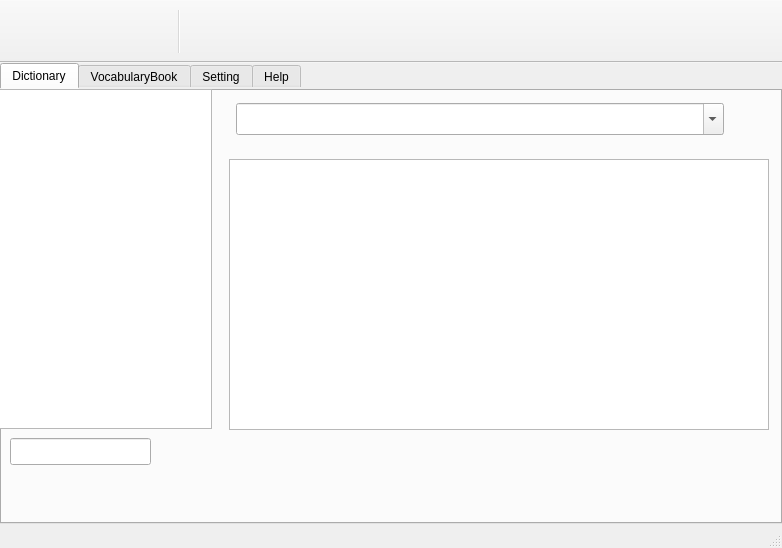
<?xml version="1.0" encoding="UTF-8"?>
<ui version="4.0">
 <class>MainWindow</class>
 <widget class="QMainWindow" name="MainWindow">
  <property name="geometry">
   <rect>
    <x>0</x>
    <y>0</y>
    <width>782</width>
    <height>548</height>
   </rect>
  </property>
  <property name="sizePolicy">
   <sizepolicy hsizetype="Fixed" vsizetype="Fixed">
    <horstretch>0</horstretch>
    <verstretch>0</verstretch>
   </sizepolicy>
  </property>
  <property name="minimumSize">
   <size>
    <width>782</width>
    <height>548</height>
   </size>
  </property>
  <property name="maximumSize">
   <size>
    <width>782</width>
    <height>548</height>
   </size>
  </property>
  <property name="sizeIncrement">
   <size>
    <width>0</width>
    <height>0</height>
   </size>
  </property>
  <property name="focusPolicy">
   <enum>Qt::NoFocus</enum>
  </property>
  <property name="windowTitle">
   <string/>
  </property>
  <property name="windowIcon">
   <iconset resource="mainwindow.qrc">
    <normaloff>:/res/appicon.png</normaloff>:/res/appicon.png</iconset>
  </property>
  <property name="iconSize">
   <size>
    <width>128</width>
    <height>128</height>
   </size>
  </property>
  <widget class="QWidget" name="centralWidget">
   <property name="focusPolicy">
    <enum>Qt::NoFocus</enum>
   </property>
   <widget class="QTabWidget" name="tabWidget">
    <property name="geometry">
     <rect>
      <x>0</x>
      <y>0</y>
      <width>782</width>
      <height>461</height>
     </rect>
    </property>
    <property name="sizePolicy">
     <sizepolicy hsizetype="Maximum" vsizetype="Maximum">
      <horstretch>0</horstretch>
      <verstretch>0</verstretch>
     </sizepolicy>
    </property>
    <property name="focusPolicy">
     <enum>Qt::NoFocus</enum>
    </property>
    <property name="layoutDirection">
     <enum>Qt::LeftToRight</enum>
    </property>
    <property name="styleSheet">
     <string notr="true">#tabWidget { 
     border: 0px solid gray; 
     border-radius: 0px; 
 } </string>
    </property>
    <property name="tabPosition">
     <enum>QTabWidget::North</enum>
    </property>
    <property name="tabShape">
     <enum>QTabWidget::Rounded</enum>
    </property>
    <property name="currentIndex">
     <number>0</number>
    </property>
    <property name="iconSize">
     <size>
      <width>20</width>
      <height>20</height>
     </size>
    </property>
    <property name="elideMode">
     <enum>Qt::ElideNone</enum>
    </property>
    <property name="usesScrollButtons">
     <bool>false</bool>
    </property>
    <widget class="QWidget" name="dictTab">
     <attribute name="title">
      <string>Dictionary</string>
     </attribute>
     <widget class="QListView" name="indexListView">
      <property name="geometry">
       <rect>
        <x>-1</x>
        <y>0</y>
        <width>213</width>
        <height>340</height>
       </rect>
      </property>
      <property name="acceptDrops">
       <bool>false</bool>
      </property>
      <property name="toolTip">
       <string/>
      </property>
      <property name="accessibleName">
       <string/>
      </property>
      <property name="editTriggers">
       <set>QAbstractItemView::NoEditTriggers</set>
      </property>
      <property name="showDropIndicator" stdset="0">
       <bool>false</bool>
      </property>
     </widget>
     <widget class="QTextEdit" name="dictTextEdit">
      <property name="geometry">
       <rect>
        <x>229</x>
        <y>70</y>
        <width>540</width>
        <height>271</height>
       </rect>
      </property>
      <property name="acceptDrops">
       <bool>false</bool>
      </property>
      <property name="readOnly">
       <bool>true</bool>
      </property>
     </widget>
     <widget class="QToolButton" name="pgupToolButton2">
      <property name="geometry">
       <rect>
        <x>9</x>
        <y>378</y>
        <width>24</width>
        <height>32</height>
       </rect>
      </property>
      <property name="text">
       <string/>
      </property>
      <property name="icon">
       <iconset resource="mainwindow.qrc">
        <normaloff>:/res/left_arrow2.png</normaloff>:/res/left_arrow2.png</iconset>
      </property>
      <property name="iconSize">
       <size>
        <width>18</width>
        <height>32</height>
       </size>
      </property>
      <property name="autoRaise">
       <bool>true</bool>
      </property>
      <property name="arrowType">
       <enum>Qt::NoArrow</enum>
      </property>
     </widget>
     <widget class="QToolButton" name="pgupToolButton1">
      <property name="geometry">
       <rect>
        <x>47</x>
        <y>378</y>
        <width>24</width>
        <height>32</height>
       </rect>
      </property>
      <property name="text">
       <string/>
      </property>
      <property name="icon">
       <iconset resource="mainwindow.qrc">
        <normaloff>:/res/left_arrow.png</normaloff>:/res/left_arrow.png</iconset>
      </property>
      <property name="iconSize">
       <size>
        <width>18</width>
        <height>32</height>
       </size>
      </property>
      <property name="autoRaise">
       <bool>true</bool>
      </property>
     </widget>
     <widget class="QToolButton" name="pgdownToolButton1">
      <property name="geometry">
       <rect>
        <x>87</x>
        <y>378</y>
        <width>24</width>
        <height>32</height>
       </rect>
      </property>
      <property name="text">
       <string/>
      </property>
      <property name="icon">
       <iconset resource="mainwindow.qrc">
        <normaloff>:/res/right_arrow.png</normaloff>:/res/right_arrow.png</iconset>
      </property>
      <property name="iconSize">
       <size>
        <width>18</width>
        <height>32</height>
       </size>
      </property>
      <property name="autoRaise">
       <bool>true</bool>
      </property>
     </widget>
     <widget class="QToolButton" name="pgdownToolButton2">
      <property name="geometry">
       <rect>
        <x>126</x>
        <y>378</y>
        <width>24</width>
        <height>32</height>
       </rect>
      </property>
      <property name="text">
       <string/>
      </property>
      <property name="icon">
       <iconset resource="mainwindow.qrc">
        <normaloff>:/res/right_arrow2.png</normaloff>:/res/right_arrow2.png</iconset>
      </property>
      <property name="iconSize">
       <size>
        <width>18</width>
        <height>32</height>
       </size>
      </property>
      <property name="autoRaise">
       <bool>true</bool>
      </property>
     </widget>
     <widget class="QLineEdit" name="indexLineEdit">
      <property name="geometry">
       <rect>
        <x>10</x>
        <y>349</y>
        <width>141</width>
        <height>27</height>
       </rect>
      </property>
      <property name="toolTip">
       <string>Filter by a prefix</string>
      </property>
      <property name="statusTip">
       <string/>
      </property>
      <property name="placeholderText">
       <string/>
      </property>
     </widget>
     <widget class="QToolButton" name="saveButton">
      <property name="geometry">
       <rect>
        <x>705</x>
        <y>350</y>
        <width>48</width>
        <height>48</height>
       </rect>
      </property>
      <property name="toolTip">
       <string>Add to vocabulary book</string>
      </property>
      <property name="text">
       <string/>
      </property>
      <property name="icon">
       <iconset resource="mainwindow.qrc">
        <normaloff>:/res/favorite.png</normaloff>:/res/favorite.png</iconset>
      </property>
      <property name="iconSize">
       <size>
        <width>48</width>
        <height>48</height>
       </size>
      </property>
      <property name="autoRaise">
       <bool>true</bool>
      </property>
     </widget>
     <widget class="QToolButton" name="netdictButton">
      <property name="geometry">
       <rect>
        <x>630</x>
        <y>350</y>
        <width>48</width>
        <height>48</height>
       </rect>
      </property>
      <property name="toolTip">
       <string>No action</string>
      </property>
      <property name="text">
       <string/>
      </property>
      <property name="icon">
       <iconset resource="mainwindow.qrc">
        <normaloff>:/res/web.png</normaloff>:/res/web.png</iconset>
      </property>
      <property name="iconSize">
       <size>
        <width>48</width>
        <height>48</height>
       </size>
      </property>
      <property name="autoRaise">
       <bool>true</bool>
      </property>
     </widget>
     <widget class="QToolButton" name="queryButton">
      <property name="geometry">
       <rect>
        <x>729</x>
        <y>6</y>
        <width>48</width>
        <height>48</height>
       </rect>
      </property>
      <property name="toolTip">
       <string>Lookup</string>
      </property>
      <property name="text">
       <string/>
      </property>
      <property name="icon">
       <iconset resource="mainwindow.qrc">
        <normaloff>:/res/search.png</normaloff>:/res/search.png</iconset>
      </property>
      <property name="iconSize">
       <size>
        <width>48</width>
        <height>48</height>
       </size>
      </property>
      <property name="autoRaise">
       <bool>true</bool>
      </property>
     </widget>
     <widget class="QComboBox" name="inputComboBox">
      <property name="geometry">
       <rect>
        <x>236</x>
        <y>14</y>
        <width>488</width>
        <height>32</height>
       </rect>
      </property>
      <property name="focusPolicy">
       <enum>Qt::WheelFocus</enum>
      </property>
      <property name="editable">
       <bool>true</bool>
      </property>
     </widget>
    </widget>
    <widget class="QWidget" name="vocabularyTab">
     <attribute name="title">
      <string>VocabularyBook</string>
     </attribute>
     <widget class="QLineEdit" name="vbInput">
      <property name="geometry">
       <rect>
        <x>127</x>
        <y>30</y>
        <width>290</width>
        <height>32</height>
       </rect>
      </property>
      <property name="readOnly">
       <bool>false</bool>
      </property>
     </widget>
     <widget class="QRadioButton" name="vbExplHideradioButton">
      <property name="geometry">
       <rect>
        <x>670</x>
        <y>30</y>
        <width>81</width>
        <height>23</height>
       </rect>
      </property>
      <property name="text">
       <string>Hide</string>
      </property>
     </widget>
     <widget class="QTableView" name="vbookTableView">
      <property name="geometry">
       <rect>
        <x>70</x>
        <y>80</y>
        <width>460</width>
        <height>331</height>
       </rect>
      </property>
      <property name="palette">
       <palette>
        <active>
         <colorrole role="Text">
          <brush brushstyle="SolidPattern">
           <color alpha="255">
            <red>0</red>
            <green>0</green>
            <blue>255</blue>
           </color>
          </brush>
         </colorrole>
        </active>
        <inactive>
         <colorrole role="Text">
          <brush brushstyle="SolidPattern">
           <color alpha="255">
            <red>0</red>
            <green>0</green>
            <blue>255</blue>
           </color>
          </brush>
         </colorrole>
        </inactive>
        <disabled>
         <colorrole role="Text">
          <brush brushstyle="SolidPattern">
           <color alpha="255">
            <red>124</red>
            <green>120</green>
            <blue>119</blue>
           </color>
          </brush>
         </colorrole>
        </disabled>
       </palette>
      </property>
      <property name="font">
       <font>
        <family>Sans Serif</family>
       </font>
      </property>
      <property name="focusPolicy">
       <enum>Qt::StrongFocus</enum>
      </property>
      <property name="horizontalScrollBarPolicy">
       <enum>Qt::ScrollBarAlwaysOff</enum>
      </property>
      <property name="sizeAdjustPolicy">
       <enum>QAbstractScrollArea::AdjustIgnored</enum>
      </property>
      <property name="selectionMode">
       <enum>QAbstractItemView::SingleSelection</enum>
      </property>
      <property name="selectionBehavior">
       <enum>QAbstractItemView::SelectRows</enum>
      </property>
      <attribute name="horizontalHeaderVisible">
       <bool>false</bool>
      </attribute>
      <attribute name="horizontalHeaderHighlightSections">
       <bool>true</bool>
      </attribute>
      <attribute name="horizontalHeaderShowSortIndicator" stdset="0">
       <bool>false</bool>
      </attribute>
      <attribute name="verticalHeaderDefaultSectionSize">
       <number>50</number>
      </attribute>
      <attribute name="verticalHeaderHighlightSections">
       <bool>false</bool>
      </attribute>
     </widget>
     <widget class="QToolButton" name="vbdelToolButton">
      <property name="geometry">
       <rect>
        <x>20</x>
        <y>140</y>
        <width>32</width>
        <height>32</height>
       </rect>
      </property>
      <property name="toolTip">
       <string>&lt;html&gt;&lt;head/&gt;&lt;body&gt;&lt;p&gt;Delete a item&lt;/p&gt;&lt;/body&gt;&lt;/html&gt;</string>
      </property>
      <property name="text">
       <string/>
      </property>
      <property name="icon">
       <iconset resource="mainwindow.qrc">
        <normaloff>:/res/remove.png</normaloff>:/res/remove.png</iconset>
      </property>
      <property name="iconSize">
       <size>
        <width>32</width>
        <height>32</height>
       </size>
      </property>
      <property name="autoRaise">
       <bool>true</bool>
      </property>
     </widget>
     <widget class="QToolButton" name="vbclearToolButton">
      <property name="geometry">
       <rect>
        <x>20</x>
        <y>190</y>
        <width>32</width>
        <height>32</height>
       </rect>
      </property>
      <property name="toolTip">
       <string>&lt;html&gt;&lt;head/&gt;&lt;body&gt;&lt;p&gt;Delete all items&lt;/p&gt;&lt;/body&gt;&lt;/html&gt;</string>
      </property>
      <property name="text">
       <string/>
      </property>
      <property name="icon">
       <iconset resource="mainwindow.qrc">
        <normaloff>:/res/clear_all.png</normaloff>:/res/clear_all.png</iconset>
      </property>
      <property name="iconSize">
       <size>
        <width>32</width>
        <height>32</height>
       </size>
      </property>
      <property name="autoRaise">
       <bool>true</bool>
      </property>
     </widget>
     <widget class="QLabel" name="vbExplLabel">
      <property name="geometry">
       <rect>
        <x>555</x>
        <y>80</y>
        <width>205</width>
        <height>320</height>
       </rect>
      </property>
      <property name="palette">
       <palette>
        <active>
         <colorrole role="Text">
          <brush brushstyle="SolidPattern">
           <color alpha="255">
            <red>0</red>
            <green>0</green>
            <blue>255</blue>
           </color>
          </brush>
         </colorrole>
        </active>
        <inactive>
         <colorrole role="Text">
          <brush brushstyle="SolidPattern">
           <color alpha="255">
            <red>0</red>
            <green>0</green>
            <blue>255</blue>
           </color>
          </brush>
         </colorrole>
        </inactive>
        <disabled>
         <colorrole role="Text">
          <brush brushstyle="SolidPattern">
           <color alpha="255">
            <red>124</red>
            <green>120</green>
            <blue>119</blue>
           </color>
          </brush>
         </colorrole>
        </disabled>
       </palette>
      </property>
      <property name="font">
       <font>
        <family>Sans Serif</family>
       </font>
      </property>
      <property name="text">
       <string/>
      </property>
      <property name="scaledContents">
       <bool>false</bool>
      </property>
      <property name="wordWrap">
       <bool>true</bool>
      </property>
     </widget>
     <widget class="QComboBox" name="vbModeComboBox">
      <property name="geometry">
       <rect>
        <x>20</x>
        <y>30</y>
        <width>88</width>
        <height>32</height>
       </rect>
      </property>
     </widget>
     <widget class="QToolButton" name="vbpreItemTlBtn">
      <property name="geometry">
       <rect>
        <x>17</x>
        <y>240</y>
        <width>38</width>
        <height>38</height>
       </rect>
      </property>
      <property name="toolTip">
       <string>&lt;html&gt;&lt;head/&gt;&lt;body&gt;&lt;p&gt;Move  up a  item&lt;/p&gt;&lt;/body&gt;&lt;/html&gt;</string>
      </property>
      <property name="text">
       <string/>
      </property>
      <property name="icon">
       <iconset resource="mainwindow.qrc">
        <normaloff>:/res/up-48x48.png</normaloff>:/res/up-48x48.png</iconset>
      </property>
      <property name="iconSize">
       <size>
        <width>48</width>
        <height>48</height>
       </size>
      </property>
      <property name="autoRaise">
       <bool>true</bool>
      </property>
     </widget>
     <widget class="QToolButton" name="vbnextItemTlBtn">
      <property name="geometry">
       <rect>
        <x>18</x>
        <y>296</y>
        <width>38</width>
        <height>38</height>
       </rect>
      </property>
      <property name="toolTip">
       <string>&lt;html&gt;&lt;head/&gt;&lt;body&gt;&lt;p&gt;Move down a item&lt;/p&gt;&lt;/body&gt;&lt;/html&gt;</string>
      </property>
      <property name="text">
       <string/>
      </property>
      <property name="icon">
       <iconset resource="mainwindow.qrc">
        <normaloff>:/res/down-48x48.png</normaloff>:/res/down-48x48.png</iconset>
      </property>
      <property name="iconSize">
       <size>
        <width>48</width>
        <height>48</height>
       </size>
      </property>
      <property name="autoRaise">
       <bool>true</bool>
      </property>
     </widget>
     <widget class="QLabel" name="vbExamScoreLabel">
      <property name="geometry">
       <rect>
        <x>531</x>
        <y>30</y>
        <width>109</width>
        <height>25</height>
       </rect>
      </property>
      <property name="text">
       <string/>
      </property>
     </widget>
     <widget class="QComboBox" name="vbcmbRepeatCount">
      <property name="geometry">
       <rect>
        <x>438</x>
        <y>30</y>
        <width>61</width>
        <height>31</height>
       </rect>
      </property>
      <property name="focusPolicy">
       <enum>Qt::StrongFocus</enum>
      </property>
      <property name="toolTip">
       <string>&lt;html&gt;&lt;head/&gt;&lt;body&gt;&lt;p&gt;How many times for studying a word&lt;/p&gt;&lt;/body&gt;&lt;/html&gt;</string>
      </property>
      <property name="layoutDirection">
       <enum>Qt::LeftToRight</enum>
      </property>
      <property name="editable">
       <bool>false</bool>
      </property>
      <property name="currentText">
       <string comment="0">3</string>
      </property>
      <item>
       <property name="text">
        <string>3</string>
       </property>
      </item>
      <item>
       <property name="text">
        <string>5</string>
       </property>
      </item>
      <item>
       <property name="text">
        <string>8</string>
       </property>
      </item>
      <item>
       <property name="text">
        <string>12</string>
       </property>
      </item>
      <item>
       <property name="text">
        <string>20</string>
       </property>
      </item>
      <item>
       <property name="text">
        <string>100</string>
       </property>
      </item>
     </widget>
    </widget>
    <widget class="QWidget" name="settingTab">
     <property name="enabled">
      <bool>true</bool>
     </property>
     <attribute name="title">
      <string>Setting</string>
     </attribute>
     <widget class="QTabWidget" name="settingTabWidget">
      <property name="geometry">
       <rect>
        <x>0</x>
        <y>0</y>
        <width>777</width>
        <height>421</height>
       </rect>
      </property>
      <property name="focusPolicy">
       <enum>Qt::NoFocus</enum>
      </property>
      <property name="styleSheet">
       <string notr="true">#setting_Tab { 
     border: 0px solid gray; 
     border-radius: 0px; 
 } </string>
      </property>
      <property name="tabPosition">
       <enum>QTabWidget::South</enum>
      </property>
      <property name="currentIndex">
       <number>0</number>
      </property>
      <property name="elideMode">
       <enum>Qt::ElideNone</enum>
      </property>
      <property name="documentMode">
       <bool>true</bool>
      </property>
      <property name="tabsClosable">
       <bool>false</bool>
      </property>
      <widget class="QWidget" name="tab">
       <property name="styleSheet">
        <string notr="true">#tab { 
     border: 0px solid gray; 
     border-radius: 0px; 
 } </string>
       </property>
       <attribute name="title">
        <string>General</string>
       </attribute>
       <widget class="QGroupBox" name="groupBox_3">
        <property name="geometry">
         <rect>
          <x>14</x>
          <y>0</y>
          <width>380</width>
          <height>381</height>
         </rect>
        </property>
        <property name="toolTip">
         <string>&lt;html&gt;&lt;head/&gt;&lt;body&gt;&lt;p&gt;After double click selection on &lt;span style=&quot; color:#0000ff;&quot;&gt;emacs&lt;/span&gt;, left button click will do the selection again,&lt;span style=&quot; color:#ff0000;&quot;&gt; temporarily turn on &lt;/span&gt; this switch  can prevent this situation.&lt;/p&gt;&lt;/body&gt;&lt;/html&gt;</string>
        </property>
        <property name="styleSheet">
         <string notr="true">#groupBox_3 { 
     border: 0px solid gray; 
     border-radius: 0px; 
 } </string>
        </property>
        <property name="title">
         <string>Option</string>
        </property>
        <widget class="QLabel" name="uilanLabel">
         <property name="geometry">
          <rect>
           <x>25</x>
           <y>60</y>
           <width>118</width>
           <height>26</height>
          </rect>
         </property>
         <property name="text">
          <string>UI Language</string>
         </property>
        </widget>
        <widget class="QComboBox" name="uilanComboBox">
         <property name="geometry">
          <rect>
           <x>149</x>
           <y>60</y>
           <width>210</width>
           <height>27</height>
          </rect>
         </property>
         <property name="toolTip">
          <string/>
         </property>
         <item>
          <property name="text">
           <string>English</string>
          </property>
         </item>
         <item>
          <property name="text">
           <string>汉语</string>
          </property>
         </item>
        </widget>
        <widget class="QLabel" name="fontSizeLabel">
         <property name="geometry">
          <rect>
           <x>25</x>
           <y>161</y>
           <width>102</width>
           <height>17</height>
          </rect>
         </property>
         <property name="text">
          <string>Font Size</string>
         </property>
        </widget>
        <widget class="QComboBox" name="fontsizeComboBox">
         <property name="geometry">
          <rect>
           <x>147</x>
           <y>156</y>
           <width>211</width>
           <height>27</height>
          </rect>
         </property>
         <property name="toolTip">
          <string/>
         </property>
         <item>
          <property name="text">
           <string>9</string>
          </property>
         </item>
         <item>
          <property name="text">
           <string>10</string>
          </property>
         </item>
         <item>
          <property name="text">
           <string>11</string>
          </property>
         </item>
        </widget>
        <widget class="QLabel" name="fontLabel">
         <property name="geometry">
          <rect>
           <x>25</x>
           <y>113</y>
           <width>87</width>
           <height>17</height>
          </rect>
         </property>
         <property name="text">
          <string>Font</string>
         </property>
        </widget>
        <widget class="QCheckBox" name="systemTrayCheckBox">
         <property name="geometry">
          <rect>
           <x>25</x>
           <y>290</y>
           <width>157</width>
           <height>25</height>
          </rect>
         </property>
         <property name="layoutDirection">
          <enum>Qt::LeftToRight</enum>
         </property>
         <property name="text">
          <string>System Tray </string>
         </property>
         <property name="tristate">
          <bool>false</bool>
         </property>
        </widget>
        <widget class="QFontComboBox" name="fontComboBox">
         <property name="enabled">
          <bool>true</bool>
         </property>
         <property name="geometry">
          <rect>
           <x>146</x>
           <y>107</y>
           <width>209</width>
           <height>27</height>
          </rect>
         </property>
         <property name="toolTip">
          <string/>
         </property>
         <property name="editable">
          <bool>false</bool>
         </property>
        </widget>
        <widget class="QToolButton" name="resetSettingToolButton">
         <property name="geometry">
          <rect>
           <x>10</x>
           <y>340</y>
           <width>318</width>
           <height>31</height>
          </rect>
         </property>
         <property name="toolTip">
          <string/>
         </property>
         <property name="text">
          <string>Restore to Default Setting</string>
         </property>
        </widget>
        <widget class="QCheckBox" name="nonRepeatSelectionCheckBox">
         <property name="geometry">
          <rect>
           <x>25</x>
           <y>210</y>
           <width>222</width>
           <height>25</height>
          </rect>
         </property>
         <property name="toolTip">
          <string>&lt;html&gt;&lt;head/&gt;&lt;body&gt;&lt;p&gt;After double click selection on &lt;span style=&quot; color:#0000ff;&quot;&gt;Emacs,&lt;/span&gt; left click will do the selection again,&lt;span style=&quot; color:#0000ff;&quot;/&gt;&lt;span style=&quot; color:#ff0000;&quot;&gt;turn on&lt;/span&gt; this switch can prevent this situation。&lt;/p&gt;&lt;/body&gt;&lt;/html&gt;</string>
         </property>
         <property name="layoutDirection">
          <enum>Qt::LeftToRight</enum>
         </property>
         <property name="text">
          <string>Non-repeat selection</string>
         </property>
         <property name="tristate">
          <bool>false</bool>
         </property>
        </widget>
       </widget>
      </widget>
      <widget class="QWidget" name="tab_2">
       <property name="styleSheet">
        <string notr="true">#tab_2 { 
     border: 0px solid gray; 
     border-radius: 0px; 
 } </string>
       </property>
       <attribute name="title">
        <string>Dict</string>
       </attribute>
       <widget class="QGroupBox" name="cwsGroupBox">
        <property name="enabled">
         <bool>true</bool>
        </property>
        <property name="geometry">
         <rect>
          <x>350</x>
          <y>10</y>
          <width>424</width>
          <height>371</height>
         </rect>
        </property>
        <property name="autoFillBackground">
         <bool>false</bool>
        </property>
        <property name="styleSheet">
         <string notr="true">#cwsGroupBox { 
     border: 1px solid gray; 
     border-radius: 1px; 
 } </string>
        </property>
        <property name="title">
         <string>Capture Word Setting</string>
        </property>
        <property name="checkable">
         <bool>false</bool>
        </property>
        <property name="checked">
         <bool>false</bool>
        </property>
        <widget class="QGroupBox" name="cwsGroupBox1">
         <property name="geometry">
          <rect>
           <x>10</x>
           <y>40</y>
           <width>384</width>
           <height>101</height>
          </rect>
         </property>
         <property name="toolTip">
          <string/>
         </property>
         <property name="autoFillBackground">
          <bool>false</bool>
         </property>
         <property name="styleSheet">
          <string notr="true">#cwsGroupBox1{ 
     border: 0px solid gray; 
     border-radius: 0px;
 }</string>
         </property>
         <property name="title">
          <string>Enable Setting</string>
         </property>
         <property name="flat">
          <bool>false</bool>
         </property>
         <property name="checkable">
          <bool>false</bool>
         </property>
         <widget class="QCheckBox" name="cwsEnableCheckBox">
          <property name="geometry">
           <rect>
            <x>8</x>
            <y>38</y>
            <width>91</width>
            <height>22</height>
           </rect>
          </property>
          <property name="toolTip">
           <string>&lt;html&gt;&lt;head/&gt;&lt;body&gt;&lt;p&gt;Enable/disable capture&lt;/p&gt;&lt;/body&gt;&lt;/html&gt;</string>
          </property>
          <property name="text">
           <string>Enable</string>
          </property>
         </widget>
        </widget>
        <widget class="QGroupBox" name="cwsGroupBox2">
         <property name="geometry">
          <rect>
           <x>10</x>
           <y>160</y>
           <width>385</width>
           <height>71</height>
          </rect>
         </property>
         <property name="styleSheet">
          <string notr="true">#cwsGroupBox2{ 
     border: 0px solid gray; 
     border-radius: 1px; 
 } </string>
         </property>
         <property name="title">
          <string>Capture Method</string>
         </property>
         <property name="flat">
          <bool>false</bool>
         </property>
         <widget class="QCheckBox" name="cwsSelectionCheckBox">
          <property name="geometry">
           <rect>
            <x>9</x>
            <y>38</y>
            <width>177</width>
            <height>22</height>
           </rect>
          </property>
          <property name="toolTip">
           <string>&lt;html&gt;&lt;head/&gt;&lt;body&gt;&lt;p&gt;Capture by mouse selection or double click text (highlighted text).&lt;/p&gt;&lt;/body&gt;&lt;/html&gt;</string>
          </property>
          <property name="text">
           <string>Mouse Selection</string>
          </property>
         </widget>
         <widget class="QCheckBox" name="cwsClipboardCheckBox">
          <property name="geometry">
           <rect>
            <x>218</x>
            <y>38</y>
            <width>129</width>
            <height>22</height>
           </rect>
          </property>
          <property name="toolTip">
           <string>&lt;html&gt;&lt;head/&gt;&lt;body&gt;&lt;p&gt;Capture word of clipboard.&lt;/p&gt;&lt;/body&gt;&lt;/html&gt;</string>
          </property>
          <property name="text">
           <string>Clipboard</string>
          </property>
         </widget>
         <widget class="QCheckBox" name="cwsMouseCheckBox">
          <property name="enabled">
           <bool>true</bool>
          </property>
          <property name="geometry">
           <rect>
            <x>335</x>
            <y>38</y>
            <width>63</width>
            <height>20</height>
           </rect>
          </property>
          <property name="toolTip">
           <string>&lt;html&gt;&lt;head/&gt;&lt;body&gt;&lt;p&gt;Capture word by mouse over.&lt;/p&gt;&lt;p&gt;Not support  windows_x64  yet.&lt;/p&gt;&lt;/body&gt;&lt;/html&gt;</string>
          </property>
          <property name="text">
           <string>Mouse Over</string>
          </property>
          <property name="checkable">
           <bool>true</bool>
          </property>
         </widget>
        </widget>
        <widget class="QGroupBox" name="cwsGroupBox3">
         <property name="geometry">
          <rect>
           <x>10</x>
           <y>261</y>
           <width>380</width>
           <height>80</height>
          </rect>
         </property>
         <property name="styleSheet">
          <string notr="true">#cwsGroupBox3{ 
     border: 0px solid gray; 
     border-radius: 1px; 
 } </string>
         </property>
         <property name="title">
          <string>Capture Dialog</string>
         </property>
         <widget class="QCheckBox" name="cwsAutoCloseEnCheckBox">
          <property name="geometry">
           <rect>
            <x>9</x>
            <y>38</y>
            <width>133</width>
            <height>21</height>
           </rect>
          </property>
          <property name="text">
           <string>Autoclose</string>
          </property>
         </widget>
        </widget>
        <widget class="QLabel" name="label_2">
         <property name="geometry">
          <rect>
           <x>382</x>
           <y>110</y>
           <width>16</width>
           <height>17</height>
          </rect>
         </property>
         <property name="text">
          <string>&gt;</string>
         </property>
        </widget>
        <widget class="QComboBox" name="cwsShortcutkeyComboBox">
         <property name="geometry">
          <rect>
           <x>282</x>
           <y>105</y>
           <width>85</width>
           <height>27</height>
          </rect>
         </property>
         <property name="editable">
          <bool>false</bool>
         </property>
         <property name="currentText">
          <string>KEY_A</string>
         </property>
         <item>
          <property name="text">
           <string>KEY_A</string>
          </property>
         </item>
         <item>
          <property name="text">
           <string>KEY_B</string>
          </property>
         </item>
         <item>
          <property name="text">
           <string>KEY_C</string>
          </property>
         </item>
         <item>
          <property name="text">
           <string>KEY_D</string>
          </property>
         </item>
         <item>
          <property name="text">
           <string>KEY_E</string>
          </property>
         </item>
         <item>
          <property name="text">
           <string>KEY_F</string>
          </property>
         </item>
         <item>
          <property name="text">
           <string>KEY_G</string>
          </property>
         </item>
         <item>
          <property name="text">
           <string>KEY_H</string>
          </property>
         </item>
         <item>
          <property name="text">
           <string>KEY_I</string>
          </property>
         </item>
         <item>
          <property name="text">
           <string>KEY_J</string>
          </property>
         </item>
         <item>
          <property name="text">
           <string>KEY_K</string>
          </property>
         </item>
         <item>
          <property name="text">
           <string>KEY_L</string>
          </property>
         </item>
         <item>
          <property name="text">
           <string>KEY_M</string>
          </property>
         </item>
         <item>
          <property name="text">
           <string>KEY_N</string>
          </property>
         </item>
         <item>
          <property name="text">
           <string>KEY_O</string>
          </property>
         </item>
         <item>
          <property name="text">
           <string>KEY_P</string>
          </property>
         </item>
         <item>
          <property name="text">
           <string>KEY_Q</string>
          </property>
         </item>
         <item>
          <property name="text">
           <string>KEY_R</string>
          </property>
         </item>
         <item>
          <property name="text">
           <string>KEY_S</string>
          </property>
         </item>
         <item>
          <property name="text">
           <string>KEY_T</string>
          </property>
         </item>
         <item>
          <property name="text">
           <string>KEY_U</string>
          </property>
         </item>
         <item>
          <property name="text">
           <string>KEY_V</string>
          </property>
         </item>
         <item>
          <property name="text">
           <string>KEY_W</string>
          </property>
         </item>
         <item>
          <property name="text">
           <string>KEY_X</string>
          </property>
         </item>
         <item>
          <property name="text">
           <string>KEY_Y</string>
          </property>
         </item>
         <item>
          <property name="text">
           <string>KEY_Z</string>
          </property>
         </item>
        </widget>
        <widget class="QLabel" name="cwsShortcutkeylabel">
         <property name="geometry">
          <rect>
           <x>22</x>
           <y>108</y>
           <width>131</width>
           <height>27</height>
          </rect>
         </property>
         <property name="toolTip">
          <string>&lt;!DOCTYPE HTML PUBLIC &quot;-//W3C//DTD HTML 4.0//EN&quot; &quot;http://www.w3.org/TR/REC-html40/strict.dtd&quot;&gt;
&lt;html&gt;&lt;head&gt;&lt;meta name=&quot;qrichtext&quot; content=&quot;1&quot; /&gt;&lt;style type=&quot;text/css&quot;&gt;
p, li { white-space: pre-wrap; }
&lt;/style&gt;&lt;/head&gt;&lt;body style=&quot; font-family:'Ubuntu'; font-size:11pt; font-weight:400; font-style:normal;&quot;&gt;
&lt;p style=&quot; margin-top:12px; margin-bottom:12px; margin-left:0px; margin-right:0px; -qt-block-indent:0; text-indent:0px;&quot;&gt;User can use this 'Shortcut Key' disable or enable capture temporarily, It don't change 'enable' state. &lt;/p&gt;
&lt;p style=&quot; margin-top:12px; margin-bottom:12px; margin-left:0px; margin-right:0px; -qt-block-indent:0; text-indent:0px;&quot;&gt;AlphaDict uses Ctrl+Alt as a modifier, choose a hotkey from key 'a' to 'z' (not casp lock).&lt;/p&gt;
&lt;p style=&quot; margin-top:12px; margin-bottom:12px; margin-left:0px; margin-right:0px; -qt-block-indent:0; text-indent:0px;&quot;&gt;On X11, if  shortcut key does't work, you can try clicking AlphaDict window.&lt;/p&gt;&lt;/body&gt;&lt;/html&gt;</string>
         </property>
         <property name="text">
          <string>&lt;html&gt;&lt;head/&gt;&lt;body&gt;&lt;p&gt;&lt;span style=&quot; font-weight:600;&quot;&gt;Shortcut Key&lt;/span&gt;&lt;/p&gt;&lt;/body&gt;&lt;/html&gt;</string>
         </property>
        </widget>
        <widget class="QLabel" name="cwsShortcutkeylabel_2">
         <property name="geometry">
          <rect>
           <x>158</x>
           <y>108</y>
           <width>121</width>
           <height>20</height>
          </rect>
         </property>
         <property name="toolTip">
          <string>&lt;!DOCTYPE HTML PUBLIC &quot;-//W3C//DTD HTML 4.0//EN&quot; &quot;http://www.w3.org/TR/REC-html40/strict.dtd&quot;&gt;
&lt;html&gt;&lt;head&gt;&lt;meta name=&quot;qrichtext&quot; content=&quot;1&quot; /&gt;&lt;style type=&quot;text/css&quot;&gt;
p, li { white-space: pre-wrap; }
&lt;/style&gt;&lt;/head&gt;&lt;body style=&quot; font-family:'Ubuntu'; font-size:11pt; font-weight:400; font-style:normal;&quot;&gt;
&lt;p style=&quot; margin-top:12px; margin-bottom:12px; margin-left:0px; margin-right:0px; -qt-block-indent:0; text-indent:0px;&quot;&gt;User can use this 'Shortcut Key' disable or enable capture temporarily, It don't change 'enable' state. &lt;/p&gt;
&lt;p style=&quot; margin-top:12px; margin-bottom:12px; margin-left:0px; margin-right:0px; -qt-block-indent:0; text-indent:0px;&quot;&gt;AlphaDict uses Ctrl+Alt as a modifier, choose a hotkey from key 'a' to 'z' (not casp lock).&lt;/p&gt;
&lt;p style=&quot; margin-top:12px; margin-bottom:12px; margin-left:0px; margin-right:0px; -qt-block-indent:0; text-indent:0px;&quot;&gt;On X11, if  shortcut key does't work, you can try clicking AlphaDict window.&lt;/p&gt;&lt;/body&gt;&lt;/html&gt;</string>
         </property>
         <property name="text">
          <string>&lt;html&gt;&lt;head/&gt;&lt;body&gt;&lt;p&gt;&amp;lt;Ctrl + Alt +&lt;/p&gt;&lt;/body&gt;&lt;/html&gt;</string>
         </property>
        </widget>
       </widget>
       <widget class="QListWidget" name="dictListWidget">
        <property name="geometry">
         <rect>
          <x>10</x>
          <y>10</y>
          <width>321</width>
          <height>321</height>
         </rect>
        </property>
        <property name="toolTip">
         <string/>
        </property>
        <property name="editTriggers">
         <set>QAbstractItemView::NoEditTriggers</set>
        </property>
        <property name="showDropIndicator" stdset="0">
         <bool>false</bool>
        </property>
        <property name="dragEnabled">
         <bool>false</bool>
        </property>
        <property name="dragDropMode">
         <enum>QAbstractItemView::NoDragDrop</enum>
        </property>
       </widget>
       <widget class="QToolButton" name="dictDownToolButton">
        <property name="geometry">
         <rect>
          <x>240</x>
          <y>340</y>
          <width>59</width>
          <height>30</height>
         </rect>
        </property>
        <property name="focusPolicy">
         <enum>Qt::ClickFocus</enum>
        </property>
        <property name="text">
         <string/>
        </property>
        <property name="icon">
         <iconset resource="mainwindow.qrc">
          <normaloff>:/res/down.png</normaloff>:/res/down.png</iconset>
        </property>
        <property name="iconSize">
         <size>
          <width>32</width>
          <height>32</height>
         </size>
        </property>
        <property name="autoRaise">
         <bool>false</bool>
        </property>
       </widget>
       <widget class="QToolButton" name="dictUpToolButton">
        <property name="geometry">
         <rect>
          <x>40</x>
          <y>340</y>
          <width>59</width>
          <height>30</height>
         </rect>
        </property>
        <property name="focusPolicy">
         <enum>Qt::ClickFocus</enum>
        </property>
        <property name="text">
         <string/>
        </property>
        <property name="icon">
         <iconset resource="mainwindow.qrc">
          <normaloff>:/res/up.png</normaloff>:/res/up.png</iconset>
        </property>
        <property name="iconSize">
         <size>
          <width>32</width>
          <height>32</height>
         </size>
        </property>
        <property name="autoRaise">
         <bool>false</bool>
        </property>
       </widget>
      </widget>
     </widget>
    </widget>
    <widget class="QWidget" name="helpTab">
     <attribute name="title">
      <string>Help</string>
     </attribute>
     <layout class="QHBoxLayout" name="horizontalLayout">
      <item>
       <widget class="QTextEdit" name="helpTextEdit">
        <property name="readOnly">
         <bool>true</bool>
        </property>
       </widget>
      </item>
     </layout>
    </widget>
   </widget>
  </widget>
  <widget class="QStatusBar" name="statusBar"/>
  <widget class="QToolBar" name="toolBar">
   <property name="windowTitle">
    <string>toolBar</string>
   </property>
   <property name="movable">
    <bool>false</bool>
   </property>
   <property name="iconSize">
    <size>
     <width>48</width>
     <height>48</height>
    </size>
   </property>
   <property name="floatable">
    <bool>false</bool>
   </property>
   <attribute name="toolBarArea">
    <enum>TopToolBarArea</enum>
   </attribute>
   <attribute name="toolBarBreak">
    <bool>false</bool>
   </attribute>
   <addaction name="actionVocabulary"/>
   <addaction name="actionSetting"/>
   <addaction name="actionHelp"/>
   <addaction name="separator"/>
  </widget>
  <action name="actionVocabulary">
   <property name="enabled">
    <bool>true</bool>
   </property>
   <property name="icon">
    <iconset resource="mainwindow.qrc">
     <normaloff>:/res/vocabulary.png</normaloff>:/res/vocabulary.png</iconset>
   </property>
   <property name="text">
    <string/>
   </property>
   <property name="toolTip">
    <string>&lt;html&gt;&lt;head/&gt;&lt;body&gt;&lt;p&gt;Vocabulary book&lt;/p&gt;&lt;/body&gt;&lt;/html&gt;</string>
   </property>
   <property name="iconVisibleInMenu">
    <bool>true</bool>
   </property>
  </action>
  <action name="actionSetting">
   <property name="icon">
    <iconset resource="mainwindow.qrc">
     <normaloff>:/res/setting.png</normaloff>:/res/setting.png</iconset>
   </property>
   <property name="text">
    <string/>
   </property>
   <property name="toolTip">
    <string>Setting</string>
   </property>
  </action>
  <action name="actionHelp">
   <property name="checkable">
    <bool>false</bool>
   </property>
   <property name="icon">
    <iconset resource="mainwindow.qrc">
     <normaloff>:/res/help.png</normaloff>:/res/help.png</iconset>
   </property>
   <property name="text">
    <string/>
   </property>
   <property name="toolTip">
    <string>Help</string>
   </property>
  </action>
 </widget>
 <layoutdefault spacing="6" margin="11"/>
 <resources>
  <include location="mainwindow.qrc"/>
 </resources>
 <connections/>
</ui>
